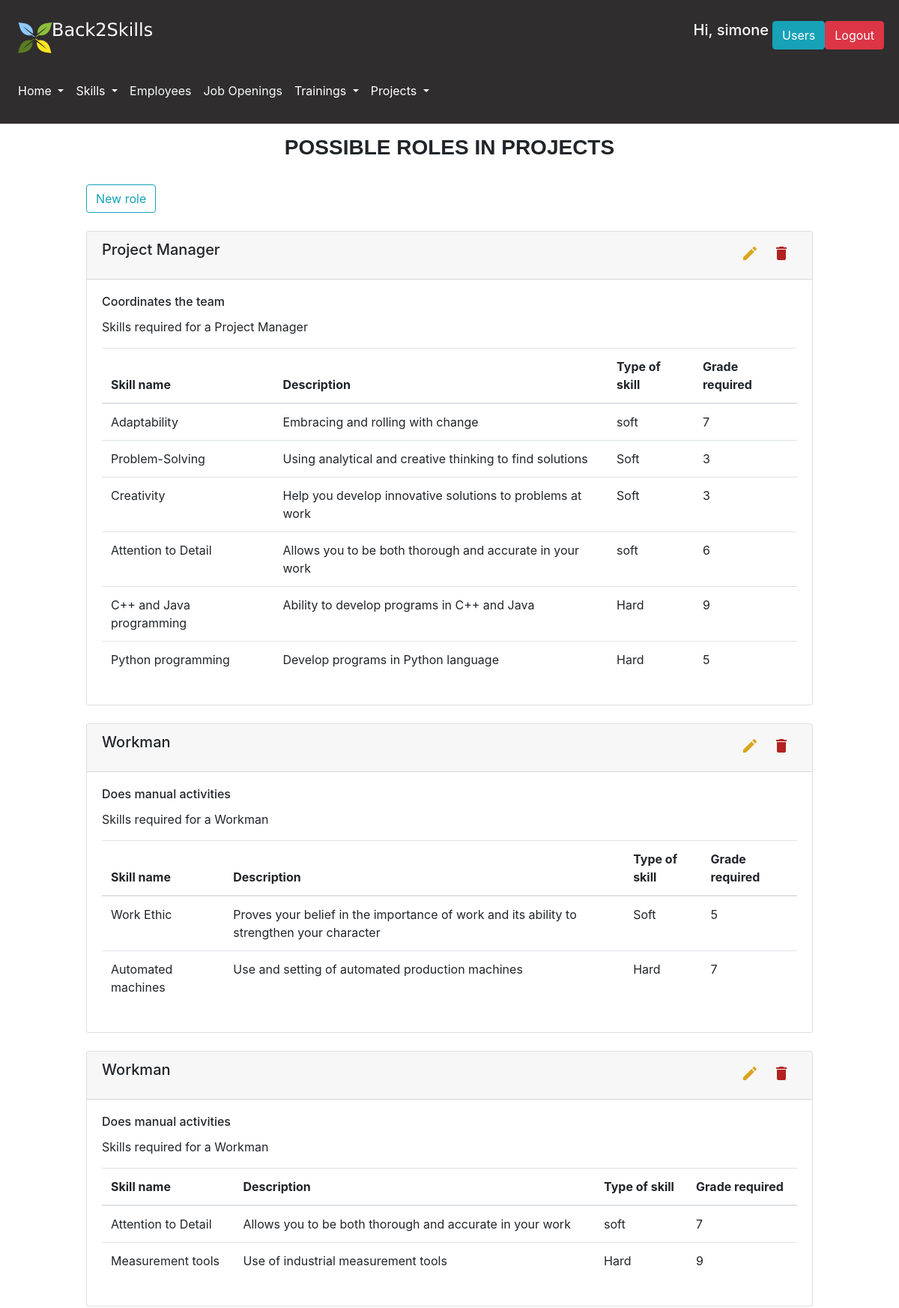
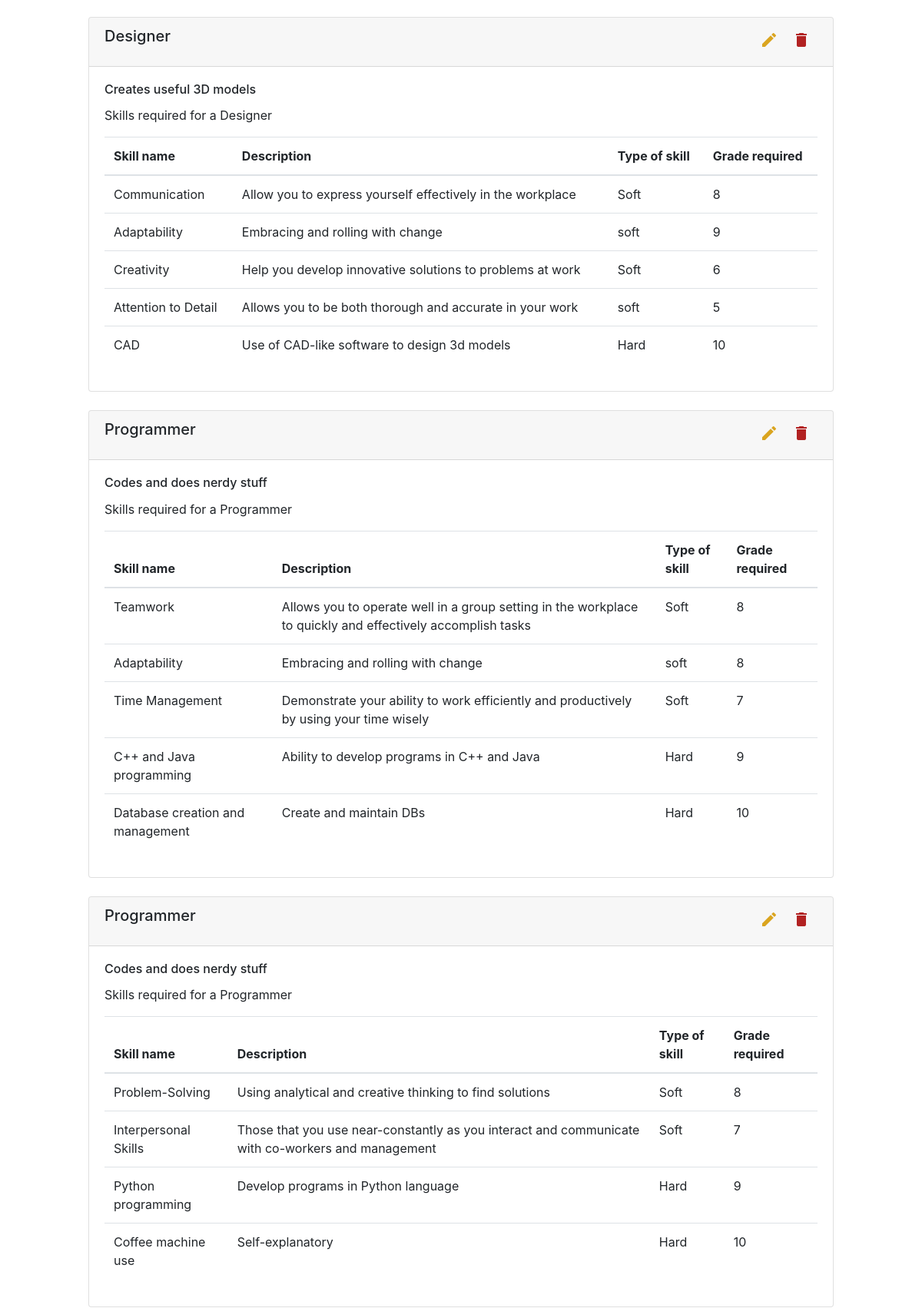
Page /roles (signed in, upper part) on the committed database (2 pictures, top to bottom).
### database.py (models this page shows, shortened)
class User(db.Model):
    __tablename__ = 'user'
    id = db.Column(db.Integer, primary_key=True)
    name = db.Column(db.String)
    surname = db.Column(db.String)
    email = db.Column(db.String, nullable=False, unique=True)
    password = db.Column(db.String, nullable=False)
    admin = db.Column(db.Boolean)
    project = db.Column(db.Integer, db.ForeignKey('project.id'))
    @property
    def is_authenticated(self):
        return True

class Role_in_project(db.Model):
    __tablename__ = 'role_in_project'
    id = db.Column(db.Integer, primary_key=True)
    name = db.Column(db.String)
    description = db.Column(db.String)
    project = db.relationship("Project", secondary="project_role")
    skill = db.relationship("Skill", secondary="role_in_project_skill")
    def get_skills_required(self):
        skills = get_skills_required_by_role_in_project(self.id)
        grades=[]
        for s in skills:
            grades.append(get_grade_of_skill_required_by_role_in_project(self.id, s.id))
        return skills,grades

class Skill(db.Model):
    __tablename__ = 'skill'
    id = db.Column(db.Integer, primary_key=True)
    name = db.Column(db.String)
    description = db.Column(db.String)
    type = db.Column(db.String) #HAS TO BE "Soft" OR "Hard", no other options
    employee = db.relationship("Employee", secondary="employee_skill")
    training = db.relationship("Training", secondary="training_skill")
    role_in_project = db.relationship('Role_in_project', secondary="role_in_project_skill")
    role = db.relationship("Role", secondary="role_skill")

### app.py (the view, shortened to what this page needs)
@app.route('/roles', methods=['GET', 'POST'])
@login_required
def roles():
    roles = get_roles_in_projects()
    skills = get_skills()
    return render_template('roles.html', roles=roles, all_skills=skills)

### app.py (called while the page is built)
@app.after_request
def add_header(r):
    r.headers["Cache-Control"] = "no-cache, no-store, must-revalidate"
    r.headers["Pragma"] = "no-cache"
    r.headers["Expires"] = "0"
    r.headers['Cache-Control'] = 'public, max-age=0'
    return r

@login_manager.user_loader
def load_user(user_id):
    return get_user_by_id(user_id)

### database.py (called while the page is built)
def get_user_by_id(user_id):
    return User.query.filter(User.id==user_id).first()

def get_skills():
    skills=Skill.query.all()
    skills.sort(key=lambda x: x.name)
    return skills

def get_roles_in_projects():
    roles=Role_in_project.query.all()
    roles.sort(key=lambda x: x.id)
    return roles

def get_skills_required_by_role_in_project(role_id):
    role = Role_in_project.query.filter(Role_in_project.id == role_id).first()
    skills=role.skill
    return skills

def get_grade_of_skill_required_by_role_in_project(role_id, skill_id):
    link=Role_in_project_Skill.query.filter(Role_in_project_Skill.role_id==role_id, Role_in_project_Skill.skill_id==skill_id).first()
    grade=0
    if link:
        grade=link.grade_required
    return grade

### templates/roles.html (shortened to what this page needs)
{% extends "layout.html" %}
{% block pageContent %}
    <div class="row">
    <div class="col-md-1"></div>
    <div class="col-md-10">
    <h3 class="section-title">Possible roles in projects</h3>
    <br/>
    {% if current_user.is_authenticated and current_user.admin %}
        <button type="button" class="btn btn-outline-info" data-toggle="modal" data-target="#newRoleModal">
          New role
        </button>
        <br/>
    {% endif %}
    <br/>
    <div class="table-responsive">
        {% for role in roles %}
            <div class="card">
                <div class="card-header">
                    <h5 style="display: inline-block">{{ role.name }}</h5>
                    {% if current_user.is_authenticated and current_user.admin %}
                        <div class="btn-group float-right">
                            <a class="btn btn-default btn-sm" href="/edit_role/{{ role.id }}">
                              <i class="material-icons" style="color: goldenrod">edit</i>
                            </a>
                            <form action="{{ url_for('roles') }}" method="POST" onsubmit="return confirm('Do you really want to delete this role? Mind that deleting it you will also delete the associations inside the projects involving this role');">
                                <button type="submit" class="btn btn-default btn-sm" >
                                  <i class="material-icons" style="color: #b22222">delete</i>
                                </button>
                            </form>
                        </div>
                    {% endif %}
                </div>
                <div class="card-body">
                    <h6 class="card-title">{{ role.description }}</h6>
                    {% set skills, grades = role.get_skills_required() %}
                    <p class="card-text">Skills required for a {{ role.name }}</p>
                    <table class="table table-hover">
                        <thead>
                            <tr>
                                <th scope="col">Skill name</th>
                                <th scope="col">Description</th>
                                <th scope="col">Type of skill</th>
                                <th scope="col">Grade required</th>
                            </tr>
                        </thead>
                        <tbody>
                            {% for s in skills %}
                                <tr>
                                    <td>{{ s.name }}</td>
                                    <td>{{ s.description }}</td>
                                    <td>{{ s.type }}</td>
                                    <td>{{ grades[loop.index - 1] }}</td>
                                </tr>
                            {% endfor %}
                        </tbody>
                    </table>
                </div>
            </div>
            <br/>
        {% endfor %}
    </div>
    </div>
    <div class="col-md-1"></div>
    </div>
{% endblock %}

### templates/layout.html (shortened to what this page needs)
<!DOCTYPE html>
<html lang="en">
<head>
    <link rel="stylesheet" href="{{ url_for('static',filename='css/bootstrap.css') }}" >
    <link rel="stylesheet" href="{{ url_for('static',filename='css/bootstrap-override.css') }}" >
</head>
<body>
<header>
    <nav class="navbar navbar-expand-lg navbar-light light-dark" id="loginNavbar">
        <a class="navbar-brand" href="/home"><img src="/static/images/Logosmallwhite.png" alt=""></a>
        {% if current_user.is_authenticated%}
            <div class="btn-group ml-auto mr-1">
                <h5 style="color: white; margin-right: 5px;">Hi, {{ current_user.name }}</h5>
                {% if current_user.admin %}
                    <a href="/users"><button class="btn btn-info">Users</button></a>
                {% else %}
                    {% if current_user.project %}
                        <a href="/project/{{ current_user.project }}"><button class="btn btn-info">Your project</button></a>
                    {% endif %}
                {% endif %}
                <form action="/logout" method="POST">
                    <button type="submit" class="btn btn-danger">Logout</button>
                </form>
            </div>
        {% else %}
            <a href="/login" class="btn btn-info ml-auto mr-1" role="button">Login</a>
        {% endif %}
    </nav>
    <nav class="navbar navbar-expand-lg navbar-light text-white light-dark" id="menuNavbar">
        <div class="collapse navbar-collapse" id="navbarSupportedContent">
            <ul class="navbar-nav mr-auto">
                <li class="nav-item dropdown ">
                    <a class="nav-link dropdown-toggle text-white" href="#" id="homepageDropdown" role="button" data-toggle="dropdown" aria-haspopup="true" aria-expanded="false">
                        Home
                    </a>
                </li>
                <li class="nav-item dropdown">
                    <a class="nav-link dropdown-toggle text-white" href="/skills" id="skillsDropdown" role="button" data-toggle="dropdown" aria-haspopup="true" aria-expanded="false">
                        Skills
                    </a>
                </li>
                <li class="nav-item">
                    <a class="nav-link" href="/employees" id="employeesButton" role="button" aria-haspopup="true" aria-expanded="false" >
                        <p class="text-light"> Employees</p>
                    </a>
                </li>
                <li class="nav-item">
                    <a class="nav-link" href="/jobs" id="jobsButton" role="button" aria-haspopup="true" aria-expanded="false">
                        <p class="text-light">Job Openings</p>
                    </a>
                </li>
                <li class="nav-item dropdown">
                    <a class="nav-link dropdown-toggle text-white" href="#" id="trainingsDropdown" role="button" data-toggle="dropdown" aria-haspopup="true" aria-expanded="false">
                        Trainings
                    </a>
                </li>
                <li class="nav-item dropdown">
                    <a class="nav-link dropdown-toggle text-white" href="#" id="projectsDropdown" role="button" data-toggle="dropdown" aria-haspopup="true" aria-expanded="false">
                        Projects
                    </a>
                </li>
            </ul>
        </div>
    </nav>
</header>
<main role="main" id="main-container">
    {% block pageContent %}
    {% endblock %}
</main>
            <link rel="stylesheet" href="https://cdnjs.cloudflare.com/ajax/libs/font-awesome/4.7.0/css/font-awesome.min.css">
</body>
</html>

### rows in the picture
User: name "simone"
Role_in_project: name "Project Manager", description "Coordinates the team"
Skill: name "Adaptability", description "Embracing and rolling with change", type "soft", grades "7", grades "9", grades "8"
Skill: name "Problem-Solving", description "Using analytical and creative thinking to find solutions", type "Soft", grades "3", grades "8"
Skill: name "Creativity", description "Help you develop innovative solutions to problems at work", type "Soft", grades "3", grades "6"
Skill: name "Attention to Detail", description "Allows you to be both thorough and accurate in your work", type "soft", grades "6", grades "7", grades "5"
Skill: name "C++ and Java programming", description "Ability to develop programs in C++ and Java", type "Hard", grades "9"
Skill: name "Python programming", description "Develop programs in Python language", type "Hard", grades "5", grades "9"
Role_in_project: name "Workman", description "Does manual activities"
Skill: name "Work Ethic", description "Proves your belief in the importance of work and its ability to strengthen your character", type "Soft", grades "5"
Skill: name "Automated machines", description "Use and setting of automated production machines", type "Hard", grades "7"
Role_in_project: name "Workman", description "Does manual activities"
Skill: name "Measurement tools", description "Use of industrial measurement tools", type "Hard", grades "9"
Role_in_project: name "Designer", description "Creates useful 3D models"
Skill: name "Communication", description "Allow you to express yourself effectively in the workplace", type "Soft", grades "8"
Skill: name "CAD", description "Use of CAD-like software to design 3d models", type "Hard", grades "10"
Role_in_project: name "Programmer", description "Codes and does nerdy stuff"
Skill: name "Teamwork", description "Allows you to operate well in a group setting in the workplace to quickly and effectively accomplish tasks", type "Soft", grades "8"
Skill: name "Time Management", description "Demonstrate your ability to work efficiently and productively by using your time wisely", type "Soft", grades "7"
Skill: name "Database creation and management", description "Create and maintain DBs", type "Hard", grades "10"
Role_in_project: name "Programmer", description "Codes and does nerdy stuff"
Skill: name "Interpersonal Skills", description "Those that you use near-constantly as you interact and communicate with co-workers and management", type "Soft", id "7"
Skill: name "Coffee machine use", description "Self-explanatory", type "Hard", grades "10"
